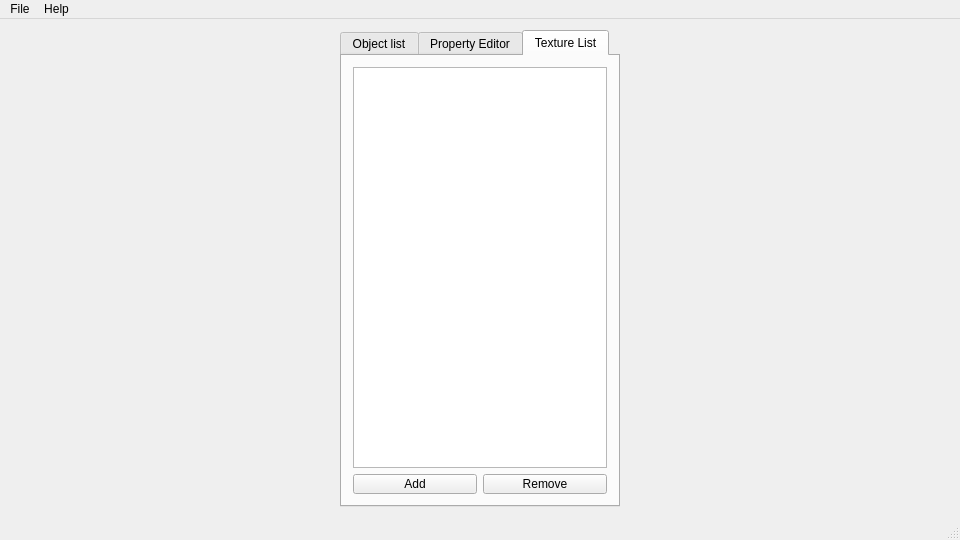
<?xml version="1.0" encoding="UTF-8"?>
<ui version="4.0">
 <class>MainWindow</class>
 <widget class="QMainWindow" name="MainWindow">
  <property name="geometry">
   <rect>
    <x>0</x>
    <y>0</y>
    <width>960</width>
    <height>540</height>
   </rect>
  </property>
  <property name="sizePolicy">
   <sizepolicy hsizetype="Fixed" vsizetype="Fixed">
    <horstretch>0</horstretch>
    <verstretch>0</verstretch>
   </sizepolicy>
  </property>
  <property name="windowTitle">
   <string>LRabbit Clipsed</string>
  </property>
  <property name="toolButtonStyle">
   <enum>Qt::ToolButtonTextOnly</enum>
  </property>
  <property name="animated">
   <bool>false</bool>
  </property>
  <widget class="QWidget" name="centralWidget">
   <layout class="QGridLayout" name="gridLayout_2">
    <item row="0" column="0">
     <widget class="QTabWidget" name="tabWidget">
      <property name="sizePolicy">
       <sizepolicy hsizetype="Fixed" vsizetype="Expanding">
        <horstretch>0</horstretch>
        <verstretch>0</verstretch>
       </sizepolicy>
      </property>
      <property name="minimumSize">
       <size>
        <width>280</width>
        <height>330</height>
       </size>
      </property>
      <property name="maximumSize">
       <size>
        <width>280</width>
        <height>1000</height>
       </size>
      </property>
      <property name="tabPosition">
       <enum>QTabWidget::North</enum>
      </property>
      <property name="tabShape">
       <enum>QTabWidget::Rounded</enum>
      </property>
      <property name="currentIndex">
       <number>2</number>
      </property>
      <property name="elideMode">
       <enum>Qt::ElideNone</enum>
      </property>
      <property name="usesScrollButtons">
       <bool>false</bool>
      </property>
      <widget class="QWidget" name="tab_0">
       <attribute name="title">
        <string>Object list</string>
       </attribute>
       <layout class="QGridLayout" name="gridLayout_4">
        <item row="0" column="0">
         <widget class="QListView" name="listView"/>
        </item>
        <item row="3" column="0">
         <layout class="QGridLayout" name="gridLayout_5">
          <item row="0" column="1">
           <widget class="QPushButton" name="pushButton_AddText">
            <property name="maximumSize">
             <size>
              <width>80</width>
              <height>20</height>
             </size>
            </property>
            <property name="text">
             <string>Add Text</string>
            </property>
           </widget>
          </item>
          <item row="0" column="2">
           <widget class="QPushButton" name="pushButton_AddSound">
            <property name="maximumSize">
             <size>
              <width>80</width>
              <height>20</height>
             </size>
            </property>
            <property name="text">
             <string>Add Sound</string>
            </property>
           </widget>
          </item>
          <item row="0" column="0">
           <widget class="QPushButton" name="pushButton_AddSprite">
            <property name="maximumSize">
             <size>
              <width>80</width>
              <height>20</height>
             </size>
            </property>
            <property name="text">
             <string>Add Sprite</string>
            </property>
           </widget>
          </item>
          <item row="2" column="1">
           <widget class="QPushButton" name="pushButton_RemoveEntity">
            <property name="maximumSize">
             <size>
              <width>120</width>
              <height>20</height>
             </size>
            </property>
            <property name="text">
             <string>Remove</string>
            </property>
           </widget>
          </item>
          <item row="1" column="0" colspan="3">
           <widget class="Line" name="line">
            <property name="orientation">
             <enum>Qt::Horizontal</enum>
            </property>
           </widget>
          </item>
         </layout>
        </item>
       </layout>
      </widget>
      <widget class="QWidget" name="tab_1">
       <attribute name="title">
        <string>Property Editor</string>
       </attribute>
      </widget>
      <widget class="QWidget" name="tab_2">
       <attribute name="title">
        <string>Texture List</string>
       </attribute>
       <layout class="QGridLayout" name="gridLayout_3">
        <item row="0" column="0" colspan="2">
         <widget class="QListWidget" name="listWidgetTextures">
          <property name="sizePolicy">
           <sizepolicy hsizetype="Maximum" vsizetype="Maximum">
            <horstretch>0</horstretch>
            <verstretch>0</verstretch>
           </sizepolicy>
          </property>
          <property name="maximumSize">
           <size>
            <width>280</width>
            <height>800</height>
           </size>
          </property>
         </widget>
        </item>
        <item row="1" column="0">
         <widget class="QPushButton" name="pushButton_AddTexture">
          <property name="maximumSize">
           <size>
            <width>16777215</width>
            <height>20</height>
           </size>
          </property>
          <property name="text">
           <string>Add</string>
          </property>
         </widget>
        </item>
        <item row="1" column="1">
         <widget class="QPushButton" name="pushButton_RemoveTexture">
          <property name="maximumSize">
           <size>
            <width>16777215</width>
            <height>20</height>
           </size>
          </property>
          <property name="text">
           <string>Remove</string>
          </property>
         </widget>
        </item>
       </layout>
      </widget>
     </widget>
    </item>
    <item row="0" column="1">
     <layout class="QGridLayout" name="gridLayout">
      <property name="sizeConstraint">
       <enum>QLayout::SetFixedSize</enum>
      </property>
      <property name="spacing">
       <number>1</number>
      </property>
     </layout>
    </item>
   </layout>
  </widget>
  <widget class="QMenuBar" name="menuBar">
   <property name="geometry">
    <rect>
     <x>0</x>
     <y>0</y>
     <width>960</width>
     <height>25</height>
    </rect>
   </property>
   <widget class="QMenu" name="menuFile">
    <property name="title">
     <string>File</string>
    </property>
    <addaction name="actionNew"/>
    <addaction name="actionOpen"/>
    <addaction name="separator"/>
    <addaction name="actionClose"/>
    <addaction name="separator"/>
    <addaction name="actionSave_As"/>
    <addaction name="separator"/>
    <addaction name="actionExit"/>
   </widget>
   <widget class="QMenu" name="menuHelp">
    <property name="title">
     <string>Help</string>
    </property>
    <addaction name="actionAbout"/>
   </widget>
   <addaction name="menuFile"/>
   <addaction name="menuHelp"/>
  </widget>
  <widget class="QStatusBar" name="statusBar"/>
  <action name="actionNew">
   <property name="text">
    <string>New</string>
   </property>
  </action>
  <action name="actionOpen">
   <property name="text">
    <string>Open</string>
   </property>
  </action>
  <action name="actionClose">
   <property name="text">
    <string>Close</string>
   </property>
  </action>
  <action name="actionSave_As">
   <property name="text">
    <string>Save As</string>
   </property>
  </action>
  <action name="actionExit">
   <property name="text">
    <string>Exit</string>
   </property>
  </action>
  <action name="actionAbout">
   <property name="text">
    <string>About</string>
   </property>
  </action>
  <action name="actionScale">
   <property name="checkable">
    <bool>true</bool>
   </property>
   <property name="icon">
    <iconset resource="Icons.qrc">
     <normaloff>:/Icons/1375198777_transform_scale.png</normaloff>:/Icons/1375198777_transform_scale.png</iconset>
   </property>
   <property name="text">
    <string>Scale</string>
   </property>
   <property name="toolTip">
    <string>Scale</string>
   </property>
  </action>
  <action name="actionMove">
   <property name="checkable">
    <bool>true</bool>
   </property>
   <property name="icon">
    <iconset resource="Icons.qrc">
     <normaloff>:/Icons/1375198871_transform_move.png</normaloff>:/Icons/1375198871_transform_move.png</iconset>
   </property>
   <property name="text">
    <string>Move</string>
   </property>
   <property name="toolTip">
    <string>Move</string>
   </property>
  </action>
  <action name="actionRotate">
   <property name="checkable">
    <bool>true</bool>
   </property>
   <property name="icon">
    <iconset resource="Icons.qrc">
     <normaloff>:/Icons/1375198851_transform_rotate.png</normaloff>:/Icons/1375198851_transform_rotate.png</iconset>
   </property>
   <property name="text">
    <string>Rotate</string>
   </property>
   <property name="toolTip">
    <string>Rotate</string>
   </property>
  </action>
  <action name="actionAdd_Sprite">
   <property name="enabled">
    <bool>true</bool>
   </property>
   <property name="text">
    <string>Add Sprite</string>
   </property>
   <property name="visible">
    <bool>true</bool>
   </property>
  </action>
  <action name="actionAdd_Text">
   <property name="text">
    <string>Add Text</string>
   </property>
  </action>
  <action name="actionAdd_Sound">
   <property name="text">
    <string>Add Sound</string>
   </property>
  </action>
  <action name="actionTextures">
   <property name="text">
    <string>Textures</string>
   </property>
  </action>
 </widget>
 <layoutdefault spacing="6" margin="11"/>
 <resources>
  <include location="Icons.qrc"/>
 </resources>
 <connections/>
</ui>
